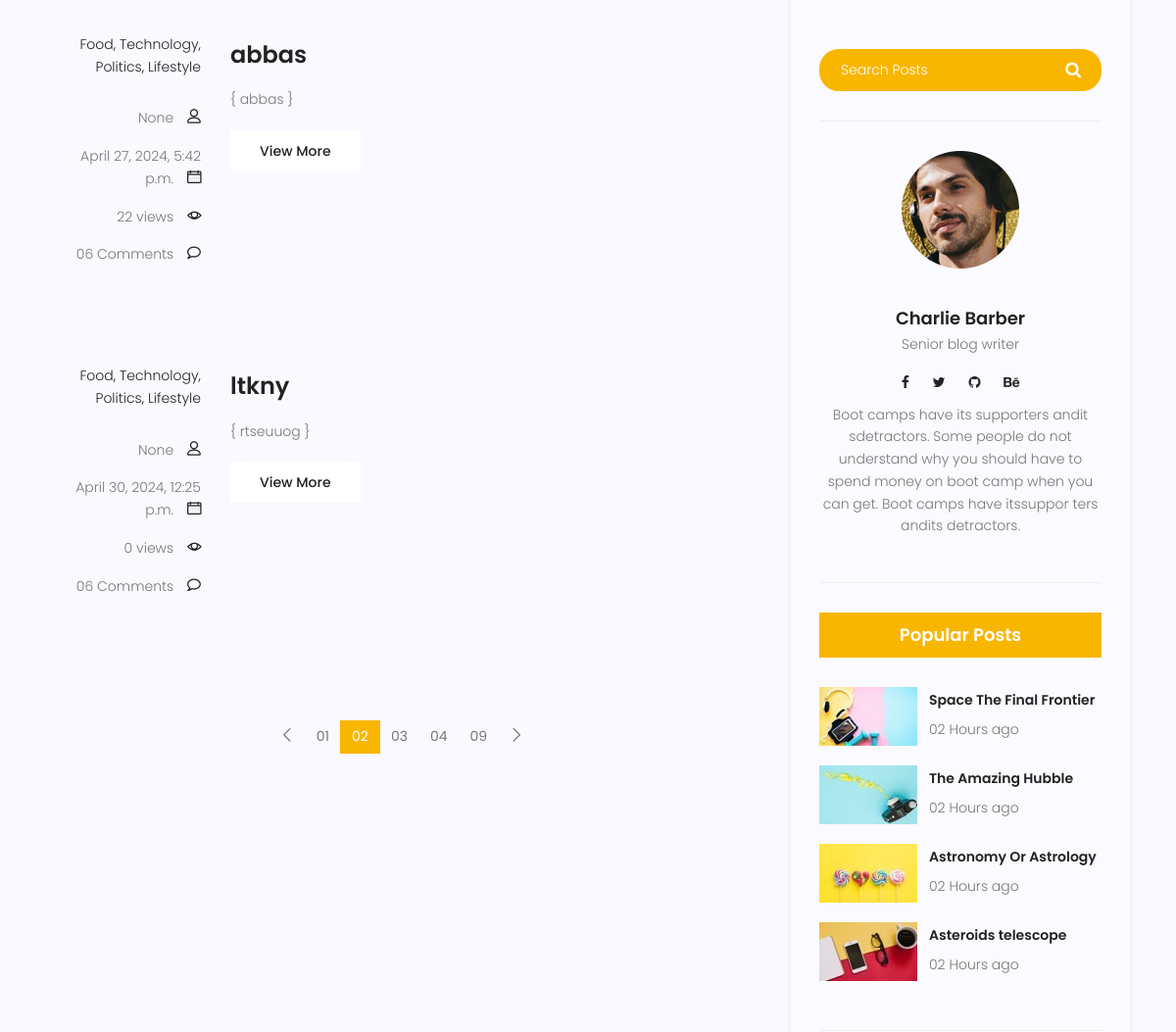
The page /blog/ (middle part) on the database as committed earlier.
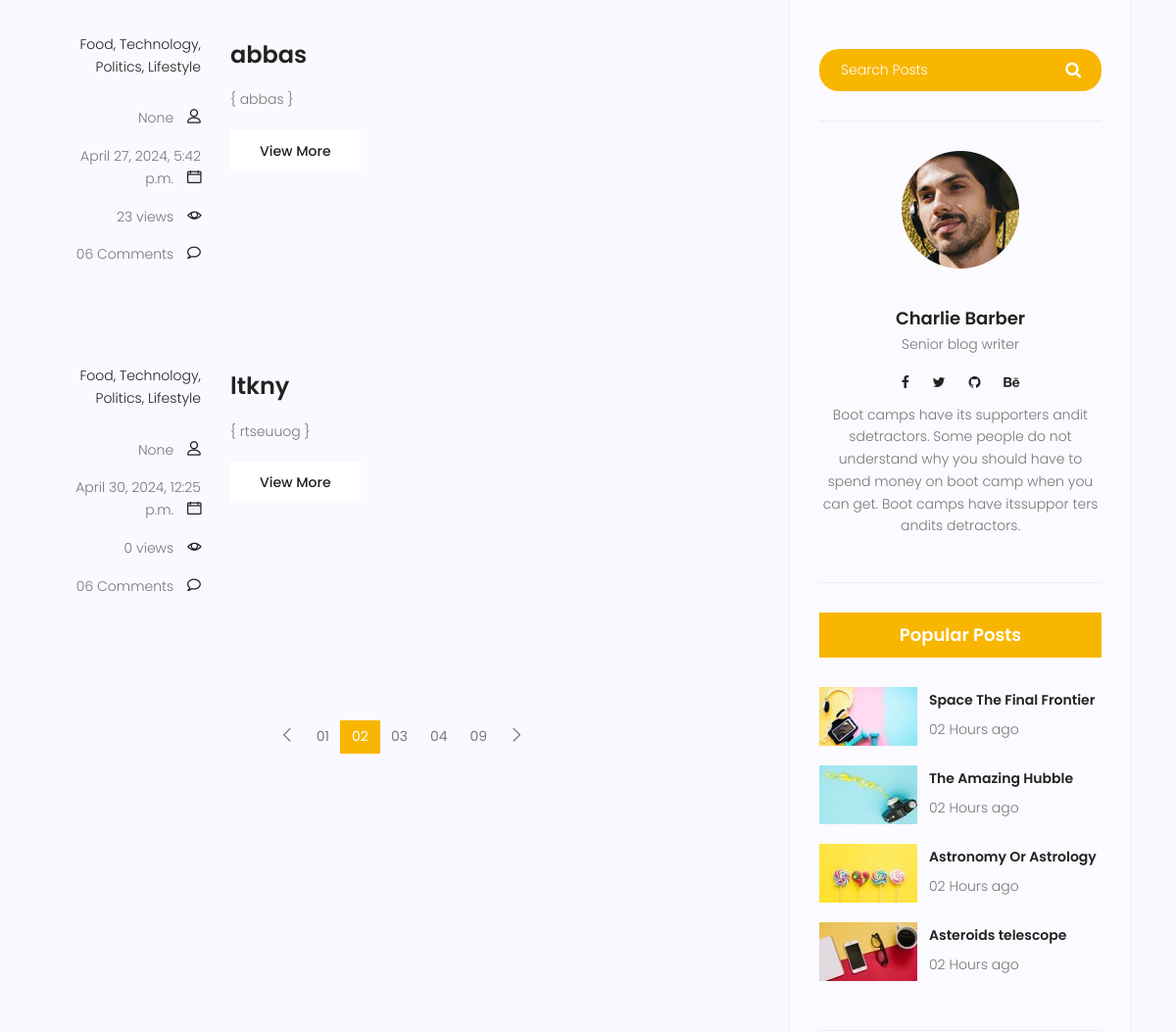
The same page on the database as committed later.
### blog/models.py (models this page shows)
class Post(models.Model):
    image = models.ImageField(upload_to='blog/',default='blog/default.jpg')
    author = models.ForeignKey(User,on_delete=models.SET_NULL,null=True)
    title = models.CharField(max_length=255)
    content = models.TextField()
    counted_views = models.IntegerField(default=0)
    status = models.BooleanField(default=False)
    published_date = models.DateTimeField(null=True)
    created_date = models.DateTimeField(auto_now_add=True)
    updated_date = models.DateTimeField(auto_now=True)

### blog/views.py (the view)
# urls.py: path('', blog_view,name='index'),
def blog_view(request):
    posts = Post.objects.filter(status=1, published_date__lte=timezone.now())
    context = {'posts':posts}
    return render(request,'blog/blog-home.html',context)

### templates/blog/blog-home.html (shortened to what the changed rows need)
{% load static %}
	<!DOCTYPE html>
	<html lang="zxx" class="no-js">
	<head>
			<link rel="stylesheet" href="{% static 'css/linearicons.css'%}">
			<link rel="stylesheet" href="{% static 'css/font-awesome.min.css' %}">
			<link rel="stylesheet" href="{% static 'css/bootstrap.css' %}">
			<link rel="stylesheet" href="{% static 'css/magnific-popup.css' %}">
			<link rel="stylesheet" href="{% static 'css/jquery-ui.css' %}">
			<link rel="stylesheet" href="{% static 'css/nice-select.css' %}">
			<link rel="stylesheet" href="{% static 'css/animate.min.css' %}">
			<link rel="stylesheet" href="{% static 'css/owl.carousel.css' %}">
			<link rel="stylesheet" href="{% static 'css/main.css'%}">
		</head>
		<body>
			<section class="post-content-area">
				<div class="container">
					<div class="row">
						<div class="col-lg-8 posts-list">
							{% for Post in posts %}
							<div class="single-post row">
								<div class="col-lg-3  col-md-3 meta-details">
									<ul class="tags">
										<li><a href="#">Food,</a></li>
										<li><a href="#">Technology,</a></li>
										<li><a href="#">Politics,</a></li>
										<li><a href="#">Lifestyle</a></li>
									</ul>
									<div class="user-details row">
										<p class="user-name col-lg-12 col-md-12 col-6"><a href="#">{{ Post.author }}</a> <span class="lnr lnr-user"></span></p>
										<p class="date col-lg-12 col-md-12 col-6"><a href="#">{{Post.published_date}}</a> <span class="lnr lnr-calendar-full"></span></p>
										<p class="view col-lg-12 col-md-12 col-6"><a href="#">{{ Post.counted_views }} views</a> <span class="lnr lnr-eye"></span></p>
										<p class="comments col-lg-12 col-md-12 col-6"><a href="#">06 Comments</a> <span class="lnr lnr-bubble"></span></p>
									</div>
								</div>
								<div class="col-lg-9 col-md-9 ">
									<div class="feature-img">
									</div>
									<a class="posts-title" href="{% url 'blog:single' pid=Post.id %}"><h3>{{Post.title}}</h3></a>
									<p class="excert">
{										{{Post.content|truncatewords:10}}
}									</p>
									<a href="#" class="primary-btn">View More</a>
								</div>
							</div>
							{% endfor %}
						</div>
					</div>
				</div>
			</section>
		</body>
	</html>

Rows that differ between the two databases and show on the page:
changed Post "abbas": counted_views "22" → "23"
